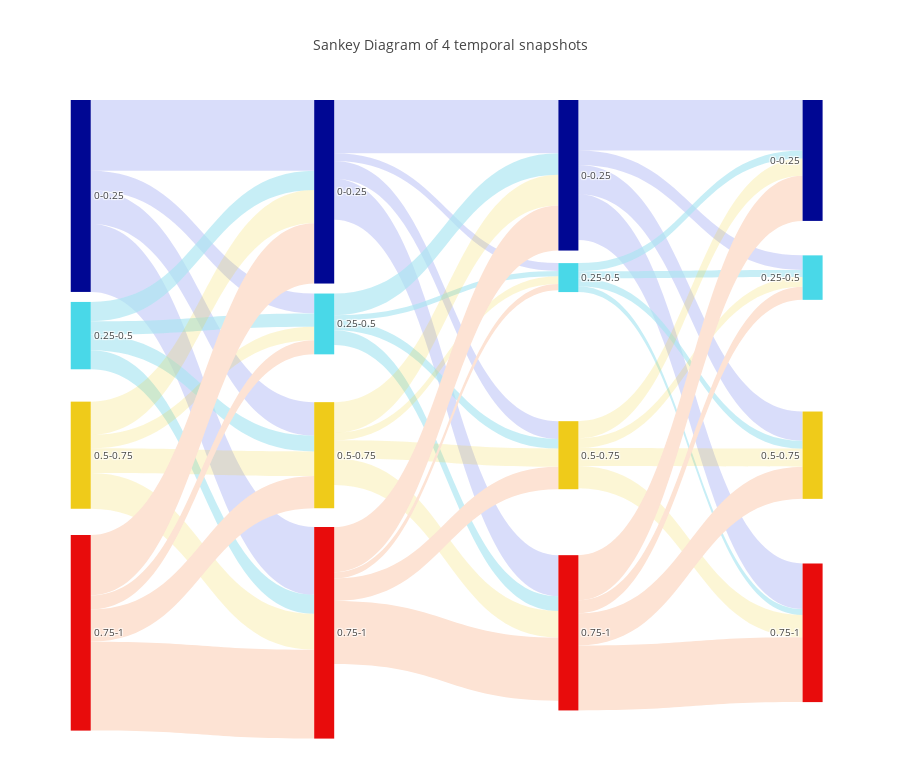

Notebook code cell kept with this figure:
### Code cell
#create Sankey plot


# Nodes
nodes = [['ID', 'Label', 'Color'],
        [0,'0-0.25','#000793'], #time 0
        [1,'0.25-0.5','#49D8E8'],
        [2,'0.5-0.75','#EFCB1A'],
        [3,'0.75-1','#E80C0C'],
        [4,'0-0.25','#000793'], #time 1
        [5,'0.25-0.5','#49D8E8'],
        [6,'0.5-0.75','#EFCB1A'],
        [7,'0.75-1','#E80C0C'],
        [8,'0-0.25','#000793'], #time 2
        [9,'0.25-0.5','#49D8E8'],
        [10,'0.5-0.75','#EFCB1A'],
        [11,'0.75-1','#E80C0C'],
        [12,'0-0.25','#000793'], #time 3
        [13,'0.25-0.5','#49D8E8'],
        [14,'0.5-0.75','#EFCB1A'],
        [15,'0.75-1','#E80C0C'],
       ]



# define list of links 
links = [['Source','Target','Value','Link Color'],

        # from time 0 to time 1
        [0,4,t01[0,0],'rgba(5, 31, 223, 0.15)'], #from node 0 (0 at time 0) to node 4 (0 at time 1)
        [0,5,t01[0,0.25],'rgba(5, 31, 223, 0.15)'], #from node 0 (0 at time 0) to node 5 (0.25 at time 1)
        [0,6,t01[0,0.5],'rgba(5, 31, 223, 0.15)'], #and so on...
        [0,7,t01[0,1],'rgba(5, 31, 223, 0.15)'],

        [1,4,t01[0.25,0],'rgba(170, 230, 242, 0.66)'],
        [1,5,t01[0.25,0.25],'rgba(170, 230, 242, 0.66)'],
        [1,6,t01[0.25,0.5],'rgba(170, 230, 242, 0.66)'],
        [1,7,t01[0.25,1],'rgba(170, 230, 242, 0.66)'],

        [2,4,t01[0.5,0],'rgba(239, 203, 26, 0.18)'],
        [2,5,t01[0.5,0.25],'rgba(239, 203, 26, 0.18)'],
        [2,6,t01[0.5,0.5],'rgba(239, 203, 26, 0.18)'],
        [2,7,t01[0.5,1],'rgba(239, 203, 26, 0.18)'],
         
        [3,4,t01[1,0],'rgba(253,227,212,1'],
        [3,5,t01[1,0.25],'rgba(253,227,212,1'],
        [3,6,t01[1,0.5],'rgba(253,227,212,1'],
        [3,7,t01[1,1],'rgba(253,227,212,1'],
         
         
        # from time 1 to time 2
        [4,8,t12[0,0],'rgba(5, 31, 223, 0.15)'],
        [4,9,t12[0,0.25],'rgba(5, 31, 223, 0.15)'],
        [4,10,t12[0,0.5],'rgba(5, 31, 223, 0.15)'],
        [4,11,t12[0,1],'rgba(5, 31, 223, 0.15)'],

        [5,8,t12[0.25,0],'rgba(170, 230, 242, 0.66)'],
        [5,9,t12[0.25,0.25],'rgba(170, 230, 242, 0.66)'],
        [5,10,t12[0.25,0.5],'rgba(170, 230, 242, 0.66)'],
        [5,11,t12[0.25,1],'rgba(170, 230, 242, 0.66)'],

        [6,8,t12[0.5,0],'rgba(239, 203, 26, 0.18)'],
        [6,9,t12[0.5,0.25],'rgba(239, 203, 26, 0.18)'],
        [6,10,t12[0.5,0.5],'rgba(239, 203, 26, 0.18)'],
        [6,11,t12[0.5,1],'rgba(239, 203, 26, 0.18)'],
         
        [7,8,t12[1,0],'rgba(253,227,212,1'],
        [7,9,t12[1,0.25],'rgba(253,227,212,1'],
        [7,10,t12[1,0.5],'rgba(253,227,212,1'],
        [7,11,t12[1,1],'rgba(253,227,212,1'],
         
         #from time 2 to time 3
         
        [8,12,t23[0,0],'rgba(5, 31, 223, 0.15)'],
        [8,13,t23[0,0.25],'rgba(5, 31, 223, 0.15)'],
        [8,14,t23[0,0.5],'rgba(5, 31, 223, 0.15)'],
        [8,15,t23[0,1],'rgba(5, 31, 223, 0.15)'],
        
         
        [9,12,t23[0.25,0],'rgba(170, 230, 242, 0.66)'],
        [9,13,t23[0.25,0.25],'rgba(170, 230, 242, 0.66)'],
        [9,14,t23[0.25,0.5],'rgba(170, 230, 242, 0.66)'],
        [9,15,t23[0.25,1],'rgba(170, 230, 242, 0.66)'],
         
         
        [10,12,t23[0.5,0],'rgba(239, 203, 26, 0.18)'],
        [10,13,t23[0.5,0.25],'rgba(239, 203, 26, 0.18)'],
        [10,14,t23[0.5,0.5],'rgba(239, 203, 26, 0.18)'],
        [10,15,t23[0.5,1],'rgba(239, 203, 26, 0.18)'],
         
        [11,12,t23[1,0],'rgba(253,227,212,1'],
        [11,13,t23[1,0.25],'rgba(253,227,212,1'],
        [11,14,t23[1,0.5],'rgba(253,227,212,1'],
        [11,15,t23[1,1],'rgba(253,227,212,1'],]


# Retrieve headers and build dataframes
nodes_headers = nodes.pop(0)
links_headers = links.pop(0)
df_nodes = pd.DataFrame(nodes, columns = nodes_headers)
df_links = pd.DataFrame(links, columns = links_headers)
df_nodes['counts']=count_nodes

# Sankey plot setup
data_trace = dict(
    type='sankey',
    arrangement = "snap",
    domain = dict(
      x =  [0,1],
      y =  [0,1]
    ),
    orientation = "h",
    valueformat = ".0f",
    node = dict(
      pad = 10,
    # thickness = 30,
      line = dict(
        color = "black",
        width = 0,
        value=df_nodes['counts'].dropna(axis=0, how='any')
      ),
      value=df_nodes['counts'].dropna(axis=0, how='any'),
      label =  df_nodes['Label'].dropna(axis=0, how='any'),
      y=[0.001,0.3,0.6,0.9,0.001,0.3,0.6,0.9,0.001,0.3,0.6,0.9,0.001,0.3,0.6,0.9],
      x=[0.001,0.001,0.001,0.001,0.33,0.33,0.33,0.33,0.66,0.66,0.66,0.66,0.99,0.99,0.99,0.99],
      color = df_nodes['Color'],
    ),
    link = dict(
      source = df_links['Source'].dropna(axis=0, how='any'),
      target = df_links['Target'].dropna(axis=0, how='any'),
      value = df_links['Value'].dropna(axis=0, how='any'),
      color = df_links['Link Color'].dropna(axis=0, how='any'),
  )
)

layout = dict(
        title = "Sankey Diagram of 4 temporal snapshots",
    height = 772,
    font = dict(
      size = 10),)

fig = dict(data=[data_trace], layout=layout)
iplot(fig, validate=False)

### Figure 1 — Plotly figure (JSON) as saved in the notebook; plotly's stock layout.template omitted (floating-point values rounded to 4 significant figures)
{"data": [{"arrangement": "snap", "domain": {"x": [0, 1], "y": [0, 1]}, "link": {"color": ["rgba(5, 31, 223, 0.15)", "rgba(5, 31, 223, 0.15)", "rgba(5, 31, 223, 0.15)", "rgba(5, 31, 223, 0.15)", "rgba(170, 230, 242, 0.66)", "rgba(170, 230, 242, 0.66)", "rgba(170, 230, 242, 0.66)", "rgba(170, 230, 242, 0.66)", "rgba(239, 203, 26, 0.18)", "rgba(239, 203, 26, 0.18)", "rgba(239, 203, 26, 0.18)", "rgba(239, 203, 26, 0.18)", "rgba(253,227,212,1", "rgba(253,227,212,1", "rgba(253,227,212,1", "rgba(253,227,212,1", "rgba(5, 31, 223, 0.15)", "rgba(5, 31, 223, 0.15)", "rgba(5, 31, 223, 0.15)", "rgba(5, 31, 223, 0.15)", "rgba(170, 230, 242, 0.66)", "rgba(170, 230, 242, 0.66)", "rgba(170, 230, 242, 0.66)", "rgba(170, 230, 242, 0.66)", "rgba(239, 203, 26, 0.18)", "rgba(239, 203, 26, 0.18)", "rgba(239, 203, 26, 0.18)", "rgba(239, 203, 26, 0.18)", "rgba(253,227,212,1", "rgba(253,227,212,1", "rgba(253,227,212,1", "rgba(253,227,212,1", "rgba(5, 31, 223, 0.15)", "rgba(5, 31, 223, 0.15)", "rgba(5, 31, 223, 0.15)", "rgba(5, 31, 223, 0.15)", "rgba(170, 230, 242, 0.66)", "rgba(170, 230, 242, 0.66)", "rgba(170, 230, 242, 0.66)", "rgba(170, 230, 242, 0.66)", "rgba(239, 203, 26, 0.18)", "rgba(239, 203, 26, 0.18)", "rgba(239, 203, 26, 0.18)", "rgba(239, 203, 26, 0.18)", "rgba(253,227,212,1", "rgba(253,227,212,1", "rgba(253,227,212,1", "rgba(253,227,212,1"], "source": [0, 0, 0, 0, 1, 1, 1, 1, 2, 2, 2, 2, 3, 3, 3, 3, 4, 4, 4, 4, 5, 5, 5, 5, 6, 6, 6, 6, 7, 7, 7, 7, 8, 8, 8, 8, 9, 9, 9, 9, 10, 10, 10, 10, 11, 11, 11, 11], "target": [4, 5, 6, 7, 4, 5, 6, 7, 4, 5, 6, 7, 4, 5, 6, 7, 8, 9, 10, 11, 8, 9, 10, 11, 8, 9, 10, 11, 8, 9, 10, 11, 12, 13, 14, 15, 12, 13, 14, 15, 12, 13, 14, 15, 12, 13, 14, 15], "value": [615, 173, 292, 590, 169, 115, 137, 165, 288, 118, 214, 312, 525, 123, 280, 774, 463, 68, 154, 357, 188, 47, 84, 129, 266, 66, 158, 230, 393, 54, 196, 550, 439, 127, 255, 397, 71, 62, 68, 51, 150, 84, 157, 193, 392, 114, 280, 565]}, "node": {"color": ["#000793", "#49D8E8", "#EFCB1A", "#E80C0C", "#000793", "#49D8E8", "#EFCB1A", "#E80C0C", "#000793", "#49D8E8", "#EFCB1A", "#E80C0C", "#000793", "#49D8E8", "#EFCB1A", "#E80C0C"], "label": ["0-0.25", "0.25-0.5", "0.5-0.75", "0.75-1", "0-0.25", "0.25-0.5", "0.5-0.75", "0.75-1", "0-0.25", "0.25-0.5", "0.5-0.75", "0.75-1", "0-0.25", "0.25-0.5", "0.5-0.75", "0.75-1"], "line": {"color": "black", "value": [6719, 1101, 2432, 7376, 6407, 1038, 2358, 7829, 4007, 413, 1184, 4595, 6569, 1066, 2787, 7929], "width": 0}, "pad": 10, "value": [6719, 1101, 2432, 7376, 6407, 1038, 2358, 7829, 4007, 413, 1184, 4595, 6569, 1066, 2787, 7929], "x": [0.001, 0.001, 0.001, 0.001, 0.33, 0.33, 0.33, 0.33, 0.66, 0.66, 0.66, 0.66, 0.99, 0.99, 0.99, 0.99], "y": [0.001, 0.3, 0.6, 0.9, 0.001, 0.3, 0.6, 0.9, 0.001, 0.3, 0.6, 0.9, 0.001, 0.3, 0.6, 0.9]}, "orientation": "h", "type": "sankey", "valueformat": ".0f"}], "layout": {"font": {"size": 10}, "height": 772, "title": "Sankey Diagram of 4 temporal snapshots"}}
